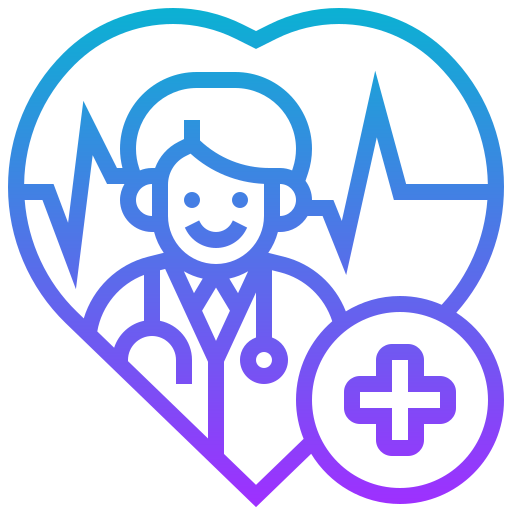
#> input picture assets/image/1erp.png, 512 x 512 px; its folder holds 4 pictures in this run; the run also reads 2 pictures not shown here
$ python compress.py
#> lines starting #> are read from the running program, lines starting #| are printed output that depends on the picture
import os
from PIL import Image
from pathlib import Path
import concurrent.futures

def compress_image(input_path, output_path, quality=80):
    """Compress an image and save as WebP"""
    try:
        with Image.open(input_path) as img:
            # Create parent directories if they don't exist
            os.makedirs(os.path.dirname(output_path), exist_ok=True)

            # Convert to WebP with specified quality
            output_path = f"{os.path.splitext(output_path)[0]}.webp"
            img.save(output_path, 'WEBP', quality=quality, method=6)

            # Calculate savings
            original_size = os.path.getsize(input_path)
            new_size = os.path.getsize(output_path)
            savings = (original_size - new_size) / original_size * 100

            print(f"Compressed: {input_path} → {output_path}")
            print(f"Reduced from {original_size/1024:.1f}KB to {new_size/1024:.1f}KB (-{savings:.1f}%)")

            return True
    except Exception as e:
        print(f"Error processing {input_path}: {str(e)}")
        return False

def process_directory(input_dir, output_dir, quality=80):
    """Process all images in a directory"""
#> called with input_dir = 'image', output_dir = 'img', quality = 80
    supported_formats = ('.png', '.jpg', '.jpeg', '.bmp', '.tiff')
    processed_files = 0

    with concurrent.futures.ThreadPoolExecutor() as executor:
        futures = []

        for root, _, files in os.walk(input_dir):
            for file in files:
                if file.lower().endswith(supported_formats):
                    input_path = os.path.join(root, file)
                    relative_path = os.path.relpath(input_path, input_dir)
                    output_path = os.path.join(output_dir, relative_path)
                    futures.append(executor.submit(compress_image, input_path, output_path, quality))
#> this loop made 4 passes
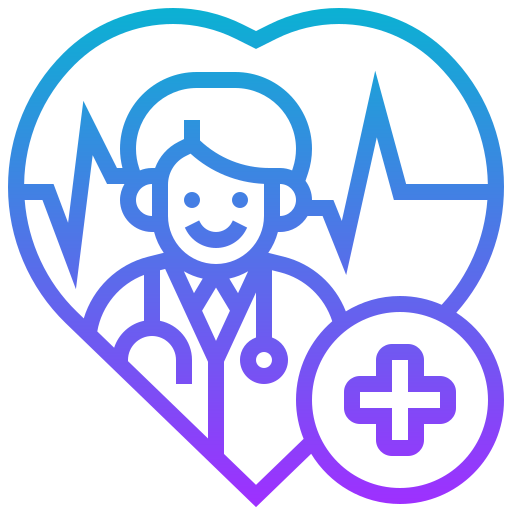
#> input picture assets/image/1erp.png, 512 x 512 px
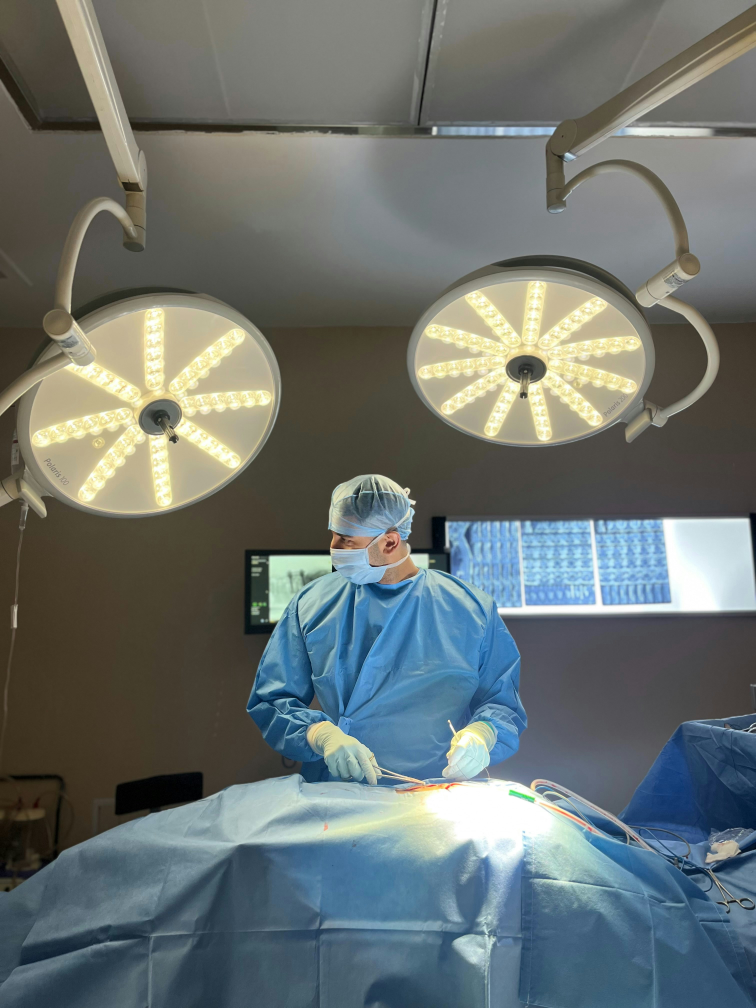
#> input picture assets/image/DR1.jpg, 3024 x 4032 px (shown at 1/4 size)
#> pass 3, in compress_image (call 3), `with Image.open(input_path) as img: # Create parent directories if the..`:
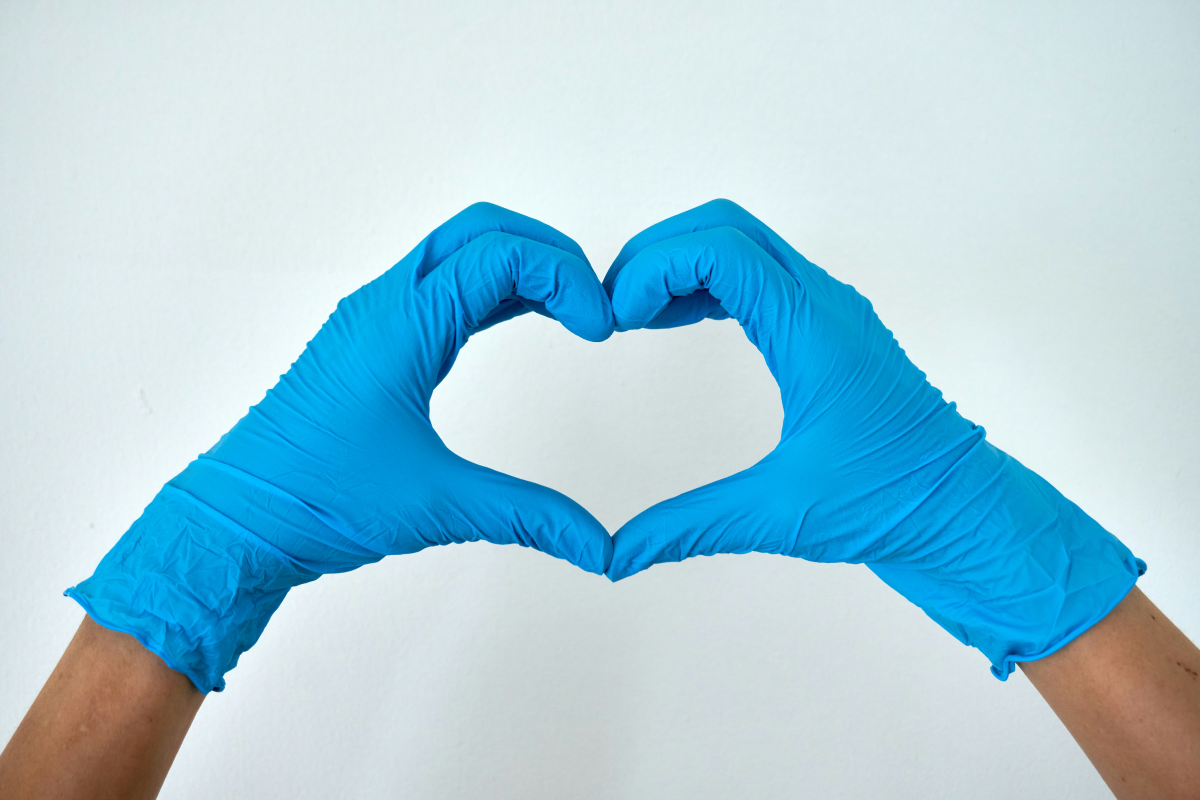
#> img: PIL image 6000x4000 RGB (shown at 1/5 size); mean R, G, B 165.5, 205, 219.7

        for future in concurrent.futures.as_completed(futures):
            if future.result():
                processed_files += 1

    print(f"\nProcessing complete! {processed_files} images were optimized.")

if __name__ == "__main__":
    # Configuration
    INPUT_DIR = "image"  # Your original images
    OUTPUT_DIR = "img"  # Where to save optimized images
    QUALITY = 80  # Quality setting (1-100)

    # Check if input directory exists
    if not os.path.exists(INPUT_DIR):
        print(f"Error: Input directory '{INPUT_DIR}' does not exist!")
        exit(1)

    print(f"Starting image optimization...")
    print(f"Source: {INPUT_DIR}")
    print(f"Destination: {OUTPUT_DIR}")
    print(f"Quality: {QUALITY}\n")

    process_directory(INPUT_DIR, OUTPUT_DIR, QUALITY)
